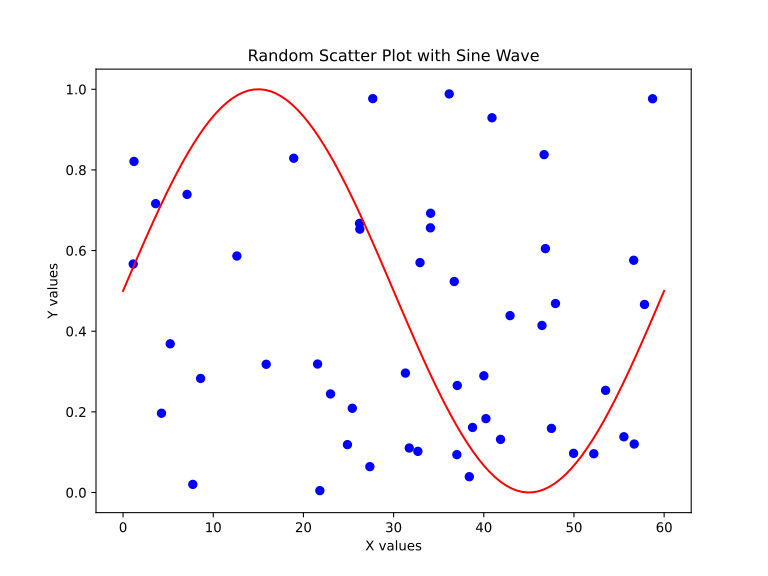

The script that saved this image:
import json
import numpy as np
import matplotlib.pyplot as plt

# Set seed for reproducibility
np.random.seed(0)

# Generate random data for the scatter plot
x_random = np.random.rand(50) * 60  # X values between 0 and 60
y_random = np.random.rand(50)  # Y values between 0 and 1

# Generate sine wave data
x_sine = np.linspace(0, 60, 100)  # X values for sine wave
y_sine = 0.5 + 0.5 * np.sin(np.pi * x_sine / 30)  # Sine wave with amplitude 0.5 and period of 60

# Create the plot
plt.figure(figsize=(8, 6))
plt.scatter(x_random, y_random, color='blue', label='Random Scatter')  # Scatter plot
plt.plot(x_sine, y_sine, color='red', label='Sine Wave')  # Sine wave line plot
plt.title('Random Scatter Plot with Sine Wave')
plt.xlabel('X values')
plt.ylabel('Y values')

# Save the plot as an SVG file
plt.savefig('scatterplot_point_smooth.svg', format='svg')

# Generating the 'maidr' structure
maidr = {
    'type': ['point', 'smooth'],
    'id': 'scatter',
    'selector': [
        "TODO: TYPE YOUR POINT SELECTOR HERE",
        "TODO: TYPE YOUR SMOOTH SELECTOR HERE"
    ],
    'title': 'Random Scatter Plot with Sine Wave',
    'name': 'Scatter Sine Plot',
    'axes': {
        'x': {
            'label': 'X values',
        },
        'y': {
            'label': 'Y values',
        },
    },
    'labels': {
        'title': 'Random Scatter Plot with Sine Wave',
        'x': 'X values',
        'y': 'Y values',
    },
    'data': [
        [
            # Data for scatter plot
            {'x': x_val, 'y': y_val} for x_val, y_val in zip(x_random, y_random)
        ],
        [
            # Data for sine wave line plot
            {'x': x_val, 'y': y_val} for x_val, y_val in zip(x_sine, y_sine)
        ]
    ],
}

# Writing the raw data to a JSON file
with open("scatterplot_point_smooth_raw_data.json", 'w') as json_file:
    json.dump(maidr["data"], json_file, indent=4)

# Writing the dictionary to a JSON file
with open("scatterplot_point_smooth_maidr.json", 'w') as json_file:
    json.dump(maidr, json_file, indent=4)

# Show the plot
plt.show()

# Close the plot
plt.close()
